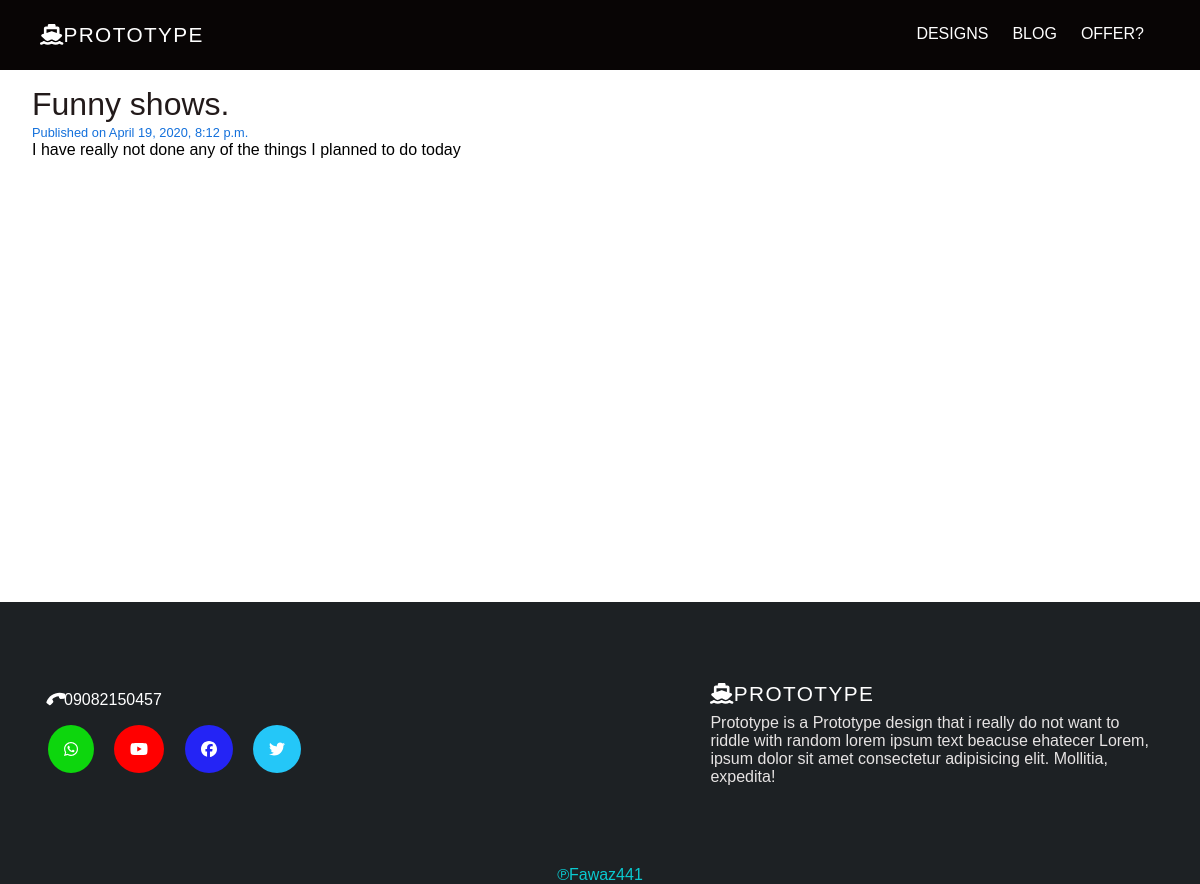
The app's page /posts/funny-shows/ with its own data.
### testrun_back/models.py (models this page shows, shortened)
class Post(models.Model):
    title = models.CharField(max_length=200,unique=True)
    content = models.TextField()
    created_at = models.DateTimeField(auto_now_add=True)
    published_date = models.DateTimeField(null=True,blank=True)
    image = models.ImageField(upload_to='media/',blank=True,null=True)
    author = models.ForeignKey('auth.User',related_name='posts',on_delete=models.CASCADE)
    area = models.CharField(max_length=20)
    slug = models.SlugField()

### testrun_back/views.py (the view)
# urls.py: path('posts/<slug>/',views.PostDetail.as_view(),name='detail'),
class PostDetail(generic.DetailView):
    model = Post
    template_name = 'post_detail.html'

### templates/post_detail.html (shortened to what this page needs)
{% extends 'base.html' %}
{% block content %}
<div class="wrapper">
    <div class="overwrap">
        <h2>{{post.title}}.</h2>
        {% if user.is_superuser %}
        <span class="created_date">Created on {{post.created_at}}</span><br/>
        {% if post.published_date %}
        <span class="created_date">Published on {{post.published_date}}</span><br/>
        {% endif %}
        {% else %}
        <span class="created_date">Published on {{post.published_date}}</span><br/>
        {% endif %}
        {{post.content|safe|linebreaksbr}}
    </div>
</div>
{% endblock %}

### static/css/index.css (style rules this page uses)
* { margin:0; padding:0; font-family: sans-serif; }
body,html { min-height:100vh; width:100%; }
.wrapper { margin:1rem 2rem; min-height:calc(100% - 300px); }
.overwrap { width:70%; }
.overwrap h2 { font-size:2rem; color:rgb(34, 26, 26); font-weight:400; }
.created_date { color:rgb(19, 112, 219); font-size:0.8rem; }

### templates/post_detail.html (style rules this page uses)
body,html { height:100%; }

### records on screen
Post: title "Funny shows", published_date "April 19, 2020, 8:12 p.m.", content "I have really not done any of the things I planned to do today"
